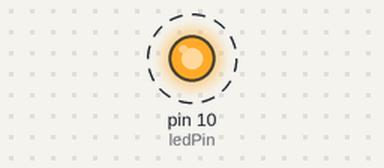
This sketch was run on a simulated Arduino Uno, built with avr-gcc and run on an emulated ATmega328P. Parts: output pins drawn as LEDs (lit = HIGH). Dashed ring = blinking.

Above: at 0.2 s.
Timing chart, 0 to 3.0 s (numbered marks = the images above):
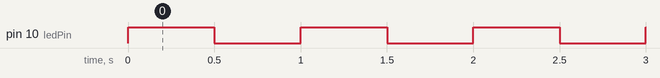

Measured:
- by itself, pin 10 (ledPin): alternates HIGH for 0.50 s and LOW for 0.50 s

The sketch:

timer1_1hz_8000000.ino
```cpp
// (licence header left out)
#define ledPin 10

void setupTimer1() {
  noInterrupts();
  // Clear registers
  TCCR1A = 0;
  TCCR1B = 0;
  TCNT1 = 0;

  // 1 Hz (8000000/((31249+1)*256))
  OCR1A = 31249;
  // CTC
  TCCR1B |= (1 << WGM12);
  // Prescaler 256
  TCCR1B |= (1 << CS12);
  // Output Compare Match A Interrupt Enable
  TIMSK1 |= (1 << OCIE1A);
  interrupts();
}

void setup() {
  pinMode(ledPin, OUTPUT);
  setupTimer1();
}

void loop() {
}

ISR(TIMER1_COMPA_vect) {
  digitalWrite(ledPin, digitalRead(ledPin) ^ 1);
}
```
